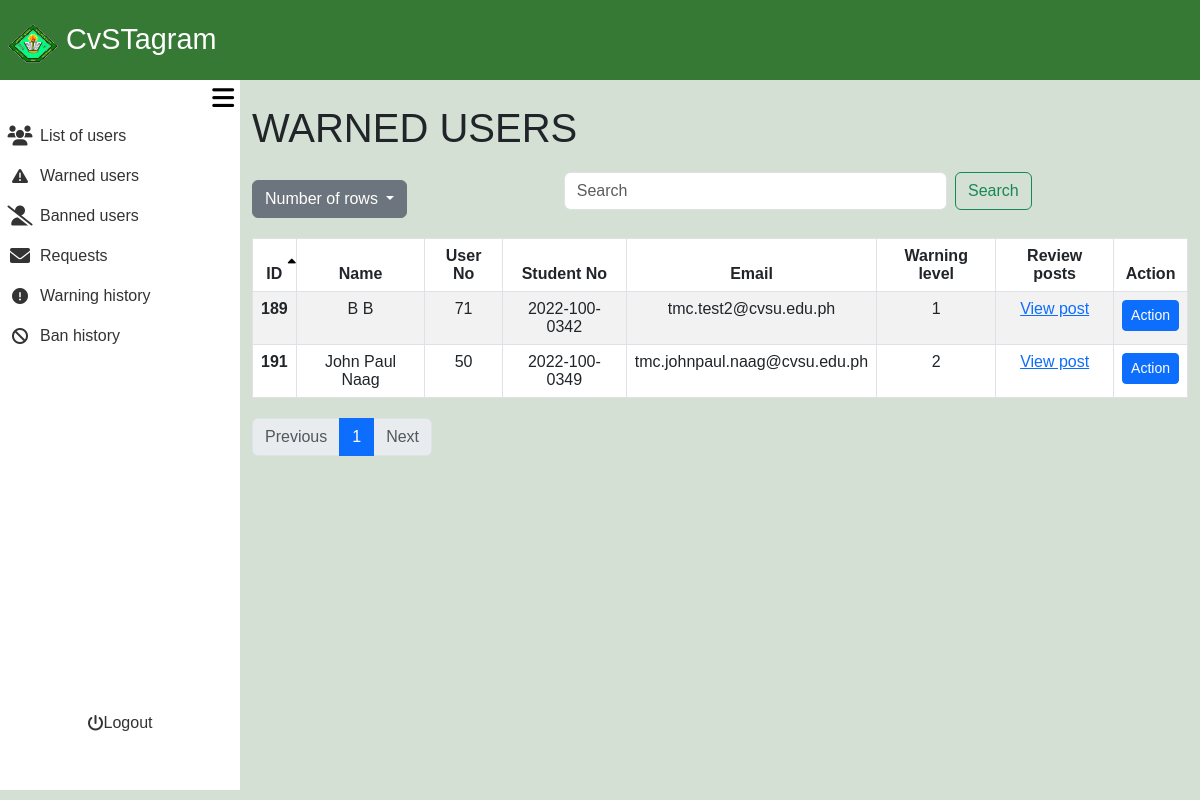
The app's page /admin_area/active_warn.php (signed in) with its own data.
### tables this page shows
CREATE TABLE `active_warning` (
  `active_warning_id` int(11) NOT NULL,
  `warning_id` int(11) NOT NULL,
  `user_no` int(11) NOT NULL,
  `warn_appeal_id` int(11) NOT NULL,
  `warning_level` int(11) NOT NULL DEFAULT 1,
  `issue_date` date NOT NULL,
  `reset_date` date NOT NULL
);

CREATE TABLE `user_registration` (
  `user_no` int(11) NOT NULL,
  `user_ip` varchar(255) NOT NULL,
  `user_ID` varchar(255) NOT NULL,
  `email` varchar(255) NOT NULL,
  `student_no` varchar(13) NOT NULL,
  `fname` varchar(255) NOT NULL,
  `lname` varchar(255) NOT NULL,
  `bday` date NOT NULL,
  `gender` varchar(20) NOT NULL,
  `coverphoto` varchar(250) NOT NULL,
  `profilepicture` varchar(250) NOT NULL,
  `created_at` timestamp NOT NULL DEFAULT current_timestamp(),
  `updated_at` timestamp NOT NULL DEFAULT current_timestamp() ON UPDATE current_timestamp(),
  `user_password` varchar(255) NOT NULL
);

### admin_area/active_warn.php (the view, shortened to what this page needs)
<?php
require_once '../include/connect.php';
require_once '../include/bootsrap.php';
?>
<!DOCTYPE html>
<html lang="en">
<head>
    <link rel="stylesheet" href="admin_dashbaord.css?v=<?php echo time(); ?>">
</head>
<body>
<div class="container-fluid screen">
    <div class="container-fluid nav">
        <nav class="navbar">
            <div class="container-fluid navtexticon">
                <a class="navbar-brand px-2" href="#">
                <img src="../images/Cavite_State_University_(CvSU).png" alt="Logo" width="50" height="40" class="d-inline-block align-text-top">
                CvSTagram
                </a>
            </div>
        </nav>
    </div>
    <div class="container-fluid contbody">
    <div class="container-fluid sidenav">
            <div class="container-fluid menubutton">
            <button onclick="toggleSidenav()"><i class="fa-solid fa-bars"></i></button>
            </div>
            <div class="container-fluid featurescont">
    <div class="container-fluid buttonlinkside">
                <div class="row">
                        <div class="col">
                            <ul>
                                <li>
                                    <a href="list_of_users.php">
                                        <div class="container-fluid listofusers">
                                            <div class="container-fluid listusericon">
                                                 <i class="fa-solid fa-users fa-lg"></i>
                                            </div>
                                            <div class="container-fluid listofusersname">
                                                List of users
                                            </div>
                                        </div>
                                    </a>
                                </li>
                            </ul>
                        </div>
                    </div>
                    <div class="row">
                        <div class="col">
                            <ul>
                                <li>
                                    <a href="active_warn.php">
                                        <div class="container-fluid listofusers">
                                            <div class="container-fluid listusericon">
                                            <i class="fa-solid fa-triangle-exclamation"></i>
                                            </div>
                                            <div class="container-fluid listofusersname">
                                                Warned users
                                            </div>
                                        </div>
                                    </a>
                                </li>
                            </ul>
                        </div>
                    </div>
                    <div class="row">
                        <div class="col">
                            <ul>
                                <li>
                                    <a href="active_ban.php">
                                        <div class="container-fluid Bannedaccounts">
                                            <div class="container-fluid Bannedaccountsicon">
                                            <i class="fa-solid fa-user-slash fa-lg"></i>
                                            </div>
                                            <div class="container-fluid Bannedaccountsname">
                                                Banned users
                                            </div>
                                        </div>
                                    </a>
                                </li>
                            </ul>
                        </div>
                    </div>
                        <div class="row">
                            <div class="col">
                                <ul>
                                    <li>
                                        <a href="request.php">
                                            <div class="container-fluid Deletedaccounts">
                                                <div class="container-fluid Deletedaccountsicon">
                                                <i class="fa-solid fa-envelope fa-lg"></i>
                                                </div>
                                                <div class="container-fluid Deletedaccountsname">
                                                        Requests
                                                </div>
                                            </div>
                                        </a>
                                    </li>
                                </ul>
                            </div>
                        </div>
                        <div class="row">
                        <div class="col">
                            <ul>
                                <li>
                                    <a href="warned_user.php">
                                        <div class="container-fluid listofusers">
                                            <div class="container-fluid listusericon">
                                            <i class="fa-solid fa-circle-exclamation"></i>
                                            </div>
                                            <div class="container-fluid listofusersname">
                                                Warning history
                                            </div>
                                        </div>
                                    </a>
                                </li>
                            </ul>
                        </div>
                    </div>
                    <div class="row">
                        <div class="col">
                            <ul>
                                <li>
                                    <a href="banned_user.php">
                                        <div class="container-fluid Bannedaccounts">
                                            <div class="container-fluid Bannedaccountsicon">
                                                <i class="fa-solid fa-ban"></i>
                                            </div>
                                            <div class="container-fluid Bannedaccountsname">
                                                Ban history
                                            </div>
                                        </div>
                                    </a>
                                </li>
                            </ul>
                        </div>
                    </div>
                    </div>
                <div class="container-fluid logoutcont">
                        <div class="row">
                            <div class="col">
                                <ul>
                                    <li>
                                        <a href="">
                                            <div class="container-fluid Deletedaccounts" style="border-radius: 10px;">
                                                <div class="container-fluid Deletedaccountsicon">
                                                <i class="fa-solid fa-power-off"></i>
                                                </div>
                                                <div class="container-fluid Deletedaccountsname">
                                                    <a href="admin_logout.php">Logout</a>
                                                </div>
                                            </div>
                                        </a>
                                    </li>
                                </ul>
                            </div>
                        </div>
                </div>
            </div>
        </div>
        <div class="container-fluid content">
<?php
$search = isset($_GET['search']) ? trim($_GET['search']) : '';
$sort_column = isset($_GET['sort']) ? $_GET['sort'] : 'warning_id';
$sort_direction = isset($_GET['direction']) && $_GET['direction'] == 'desc' ? 'desc' : 'asc';
$rows_per_page = isset($_GET['rows']) ? intval($_GET['rows']) : 10;
$page = isset($_GET['page']) ? intval($_GET['page']) : 1;
$offset = ($page - 1) * $rows_per_page;
$searchFilter = !empty($search) ? " AND (ur.fname LIKE '%$search%' OR aw.warning_id LIKE '%$search%' OR ur.lname LIKE '%$search%' OR ur.email LIKE '%$search%' OR ur.student_no LIKE '%$search%' OR ur.user_no LIKE '%$search%')" : "";
$usersQuery = "SELECT aw.warning_id, ur.fname, ur.lname, ur.user_no, ur.student_no, ur.email, aw.warning_level
FROM `active_warning`aw
LEFT JOIN user_registration ur ON aw.user_no = ur.user_no
               WHERE 1=1 $searchFilter
               ORDER BY $sort_column $sort_direction
               LIMIT $rows_per_page OFFSET $offset";
$usersResult = $con->query($usersQuery);
$totalQuery = "SELECT COUNT(*) AS total FROM user_registration";
$totalResult = $con->query($totalQuery);
$totalRecords = $totalResult->fetch_assoc()['total'];
$totalPages = ceil($totalRecords / $rows_per_page);
?>
    <div class="container mt-4 ">
        <h1>WARNED USERS</h1>
        <div class="container-fluid operations">
            <div class="dropdown">
                <button class="btn btn-secondary dropdown-toggle" type="button" data-bs-toggle="dropdown" aria-expanded="false">
                    Number of rows
                </button>
            </div>
                    <div class="container-fluid search">
                        <form class="d-flex" role="search" style="width: 100%;" method="GET" action="">
                            <input class="form-control me-2" type="search" name="search" placeholder="Search" aria-label="Search" value="<?php echo htmlspecialchars($search); ?>">
                            <button class="btn btn-outline-success" type="submit">Search</button>
                        </form>
                    </div>
        </div>
        <table class="table table-bordered table-striped">
            <thead>
                <tr>
                    <th scope="col" class="sortable <?php echo ($sort_column == 'warning_id') ? ($sort_direction == 'asc' ? 'asc' : 'desc') : ''; ?>" onclick="sortTable('warning_id')">ID<i class="fa-solid fa-sort-up"></i><i class="fa-solid fa-sort-down"></i></th>
                    <th scope="col" class="sortable <?php echo ($sort_column == 'fname') ? ($sort_direction == 'asc' ? 'asc' : 'desc') : ''; ?>" onclick="sortTable('fname')">Name</th>
                    <th scope="col" class="sortable <?php echo ($sort_column == 'user_no') ? ($sort_direction == 'asc' ? 'asc' : 'desc') : ''; ?>" onclick="sortTable('user_no')">User No</th>
                    <th scope="col" class="sortable <?php echo ($sort_column == 'student_no') ? ($sort_direction == 'asc' ? 'asc' : 'desc') : ''; ?>" onclick="sortTable('student_no')">Student No<i class="fa-solid fa-sort-up"></i><i class="fa-solid fa-sort-down"></i></th>
                    <th scope="col" class="sortable <?php echo ($sort_column == 'email') ? ($sort_direction == 'asc' ? 'asc' : 'desc') : ''; ?>" onclick="sortTable('email')">Email</th>
                    <th scope="col" class="sortable <?php echo ($sort_column == 'warning_level') ? ($sort_direction == 'asc' ? 'asc' : 'desc') : ''; ?>" onclick="sortTable('warning_level')">Warning level<i class="fa-solid fa-sort-up"></i><i class="fa-solid fa-sort-down"></i></th>
                    <th scope="col">Review posts</th>
                    <th scope="col">Action</th>
                </tr>
            </thead>
            <tbody>
                <?php
                while ($user = $usersResult->fetch_assoc()): ?>
                    <tr>
                        <th scope="row"><?php echo htmlspecialchars($user['warning_id']); ?></th>
                        <td><?php echo htmlspecialchars($user['fname'] . ' ' . $user['lname']); ?></td>
                        <td><?php echo htmlspecialchars($user['user_no']); ?></td>
                        <td><?php echo htmlspecialchars($user['student_no']); ?></td>
                        <td><?php echo htmlspecialchars($user['email']); ?></td>
                        <td><?php echo htmlspecialchars($user['warning_level']); ?></td>
                        <td>
                            <a class="Review_posts text-primary" href="../admin_area/review_post.php?user_no=<?php echo htmlspecialchars($user['user_no']); ?>">View post</a>
                        </td>
                        <td>
                            <a href="admin_action.php?user_no=<?php echo htmlspecialchars($user['user_no']); ?>" class="btn btn-primary btn-sm">Action</a>
                        </td>
                    </tr>
                <?php endwhile; ?>
            </tbody>
        </table>
        <nav aria-label="Page navigation">
            <ul class="pagination">
                <li class="page-item <?php if ($page <= 1) echo 'disabled'; ?>">
                    <a class="page-link" href="?rows=<?php echo $rows_per_page; ?>&page=<?php echo max(1, $page - 1); ?>&sort=<?php echo $sort_column; ?>&direction=<?php echo $sort_direction; ?>">Previous</a>
                </li>
                <?php for ($i = 1; $i <= $totalPages; $i++): ?>
                    <li class="page-item <?php if ($i == $page) echo 'active'; ?>">
                        <a class="page-link" href="?rows=<?php echo $rows_per_page; ?>&page=<?php echo $i; ?>&sort=<?php echo $sort_column; ?>&direction=<?php echo $sort_direction; ?>"><?php echo $i; ?></a>
                    </li>
                <?php endfor; ?>
                <li class="page-item <?php if ($page >= $totalPages) echo 'disabled'; ?>">
                    <a class="page-link" href="?rows=<?php echo $rows_per_page; ?>&page=<?php echo min($totalPages, $page + 1); ?>&sort=<?php echo $sort_column; ?>&direction=<?php echo $sort_direction; ?>">Next</a>
                </li>
            </ul>
        </nav>
    </div>
        </div>
    </div>
</div>
</body>
</html>

### records on screen
active_warning: warning "189", user_registration.fname+lname "B B", user_registration.user_no "71", user_registration.student_no "2022-100-0342", user_registration.email "tmc.test2@cvsu.edu.ph", warning_level "1"
active_warning: warning "191", user_registration.fname+lname "John Paul Naag", user_registration.user_no "50", user_registration.student_no "2022-100-0349", user_registration.email "tmc.johnpaul.naag@cvsu.edu.ph", warning_level "2"
